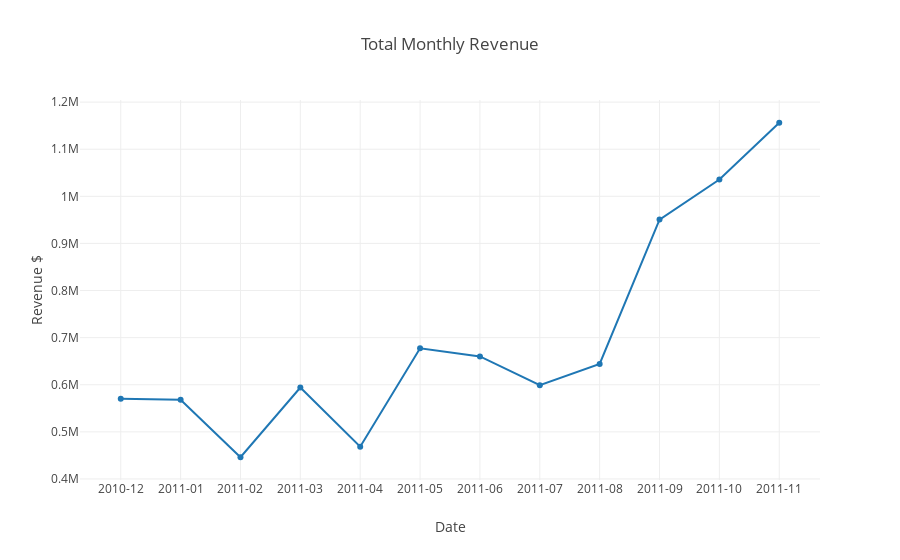

The cell this chart's notebook holds for it:
### Code cell
# graph monthly revenue 
revenue_data = [go.Scatter(x = revenue['InvoicePeriod'],
                                   y = revenue['Revenue'])]

plot_layout = go.Layout(xaxis = dict(title = 'Date', type = 'category'),
                        yaxis = {'title':'Revenue $'},
                        title = 'Total Monthly Revenue')

fig = go.Figure(data = revenue_data, layout = plot_layout)
pyoff.iplot(fig)

### Figure 1 — Plotly figure (JSON) as saved in the notebook; plotly's stock layout.template omitted (floating-point values rounded to 4 significant figures)
{"data": [{"type": "scatter", "uid": "20fca3c0-5295-4b63-9b6b-a37006cada61", "x": ["2010-12", "2011-01", "2011-02", "2011-03", "2011-04", "2011-05", "2011-06", "2011-07", "2011-08", "2011-09", "2011-10", "2011-11"], "y": [570423, 568101, 446085, 594082, 468374, 677355, 660046, 598963, 644051, 950690, 1035642, 1156206]}], "layout": {"title": {"text": "Total Monthly Revenue"}, "xaxis": {"title": {"text": "Date"}, "type": "category"}, "yaxis": {"title": {"text": "Revenue $"}}}}
